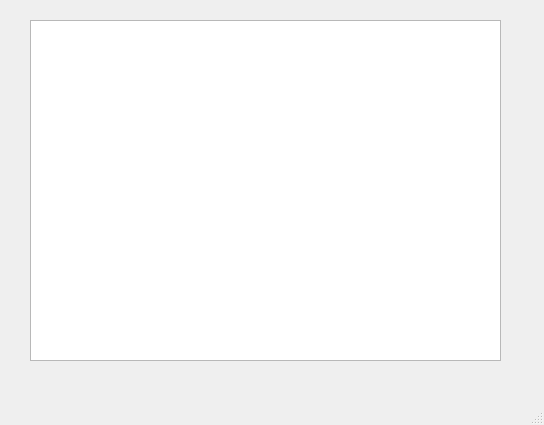
<?xml version="1.0" encoding="UTF-8"?>
<ui version="4.0">
 <class>MainWindow</class>
 <widget class="QMainWindow" name="MainWindow">
  <property name="geometry">
   <rect>
    <x>0</x>
    <y>0</y>
    <width>544</width>
    <height>425</height>
   </rect>
  </property>
  <property name="windowTitle">
   <string>MainWindow</string>
  </property>
  <widget class="QWidget" name="centralwidget">
   <widget class="QGraphicsView" name="graphicsView">
    <property name="geometry">
     <rect>
      <x>30</x>
      <y>20</y>
      <width>471</width>
      <height>341</height>
     </rect>
    </property>
   </widget>
  </widget>
  <widget class="QMenuBar" name="menubar">
   <property name="geometry">
    <rect>
     <x>0</x>
     <y>0</y>
     <width>544</width>
     <height>25</height>
    </rect>
   </property>
  </widget>
  <widget class="QStatusBar" name="statusbar"/>
 </widget>
 <resources/>
 <connections/>
</ui>
